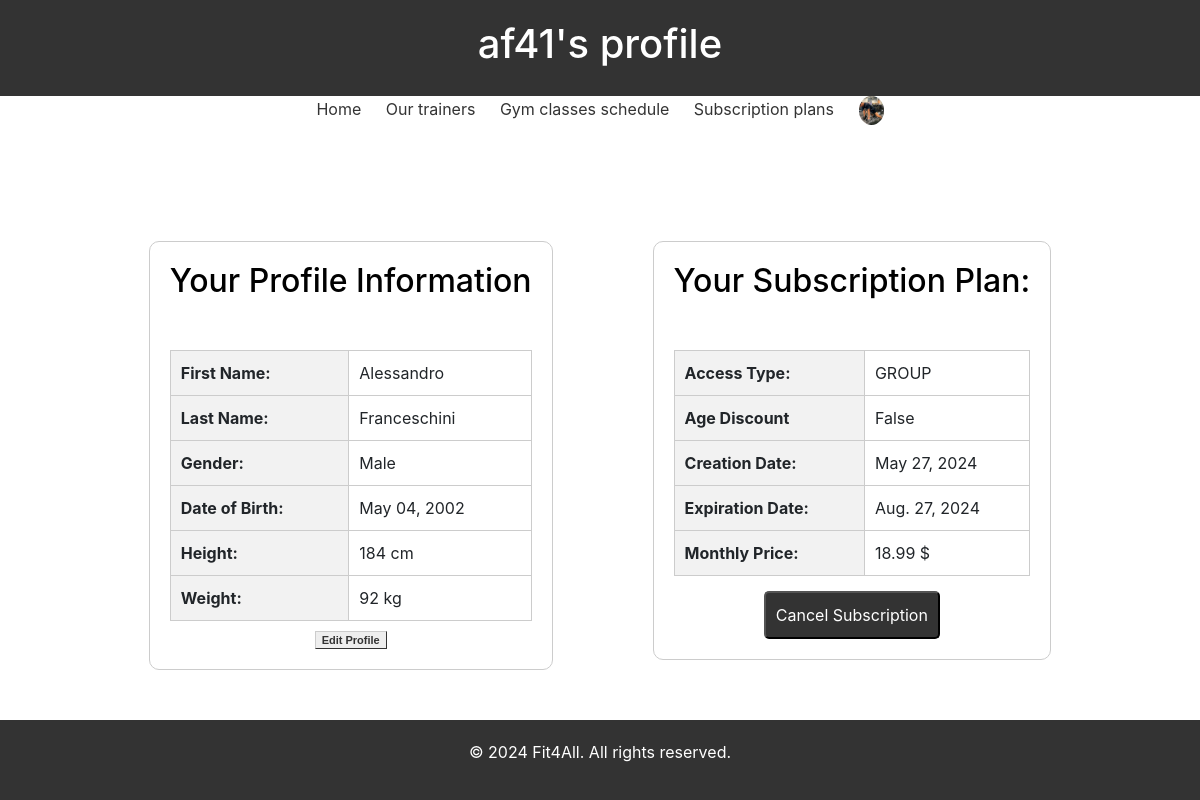
Before: /palestra/profile/ (signed in) with the older database file.
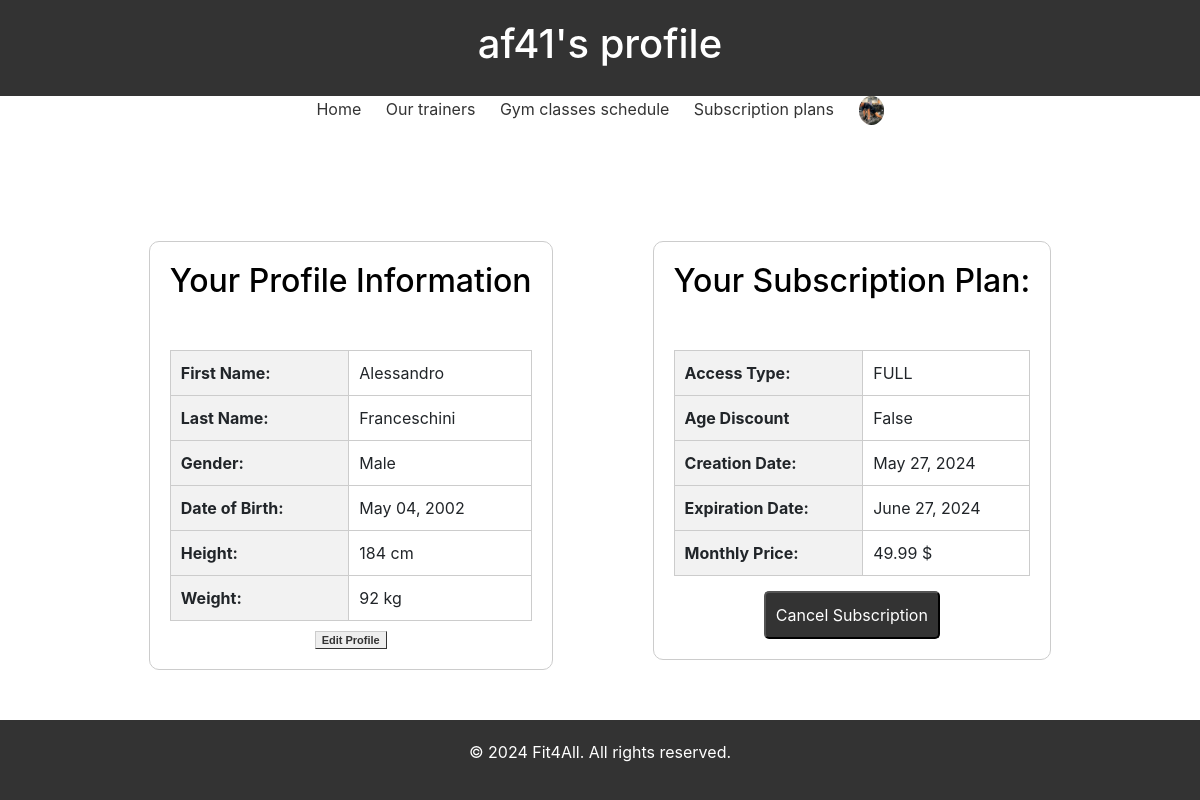
After: the same page with the newer database file.
### palestra/models.py (models this page shows)
class Subscription(models.Model):
    user = models.OneToOneField(User, on_delete=models.CASCADE, unique=True)
    plan = models.ForeignKey('management.SubscriptionPlan', on_delete=models.CASCADE)
    monthly_price = models.DecimalField(max_digits=10, decimal_places=2)
    start_date = models.DateField()
    end_date = models.DateField()
    age_reduction = models.BooleanField()
    def expired(self):
        return True if self.end_date < datetime.now().date() else False

### management/models.py (models this page shows, shortened)
class SubscriptionPlan(models.Model):
    PLAN_CHOICES = [
        ('GROUP', 'Group Classes Only'),
        ('WEIGHTS', 'Gym Access Only'),
        ('FULL', 'Group Classes + Gym Access'),
    ]
    name = models.CharField(max_length=100)
    plan_type = models.CharField(max_length=10, choices=PLAN_CHOICES)
    monthly_price = models.DecimalField(max_digits=10, decimal_places=2)
    age_discount = models.DecimalField(max_digits=5, decimal_places=2, default=0)

### palestra/views.py (the view, shortened to what this page needs)
# urls.py: path('profile/', views.ProfileView.as_view(), name='profile'),
class ProfileView(View):
    def get(self, request):
        if not request.user.is_authenticated:
            messages.error(request, "You have to login first")
            return redirect(reverse('login'))
        if request.user.is_instructor:
            user_profile, created = models.TrainerProfile.objects.get_or_create(user=request.user)
            form = forms.TrainerProfileForm(instance=user_profile)
            fitness_goals = functions.get_fitness_goals(user_profile)
            context = {'form': form, 'user_profile':user_profile, 'user_fitness_goals':fitness_goals}
        elif request.user.is_manager:
            messages.success(request, f"Welcome to Fit4All, {request.user}")
            return redirect(reverse('palestra:dashboard'))
        else:
            user_profile, created = models.UserProfile.objects.get_or_create(user=request.user)
            form = forms.UserProfileForm(instance=user_profile)
            context = {'form': form, 'user_profile':user_profile}
            try:
                user_subscription = models.Subscription.objects.get(user=request.user)
                plan_id = user_subscription.plan.id
                plan = SubscriptionPlan.objects.get(id=plan_id)
            except (models.Subscription.DoesNotExist,SubscriptionPlan.DoesNotExist):
                pass
            else:
                user_subscription.plan_type = plan.plan_type
                context['user_subscription'] = user_subscription
        return render(request=request, template_name='profile.html', context=context)

### templates/palestra/profile.html (shortened to what this page needs)
{% extends "base.html" %}
{% block header %} {{ request.user }}'s profile {% endblock header %}
{% block content %}
<div class="user-profile-container">
    <div class="user-profile">
        <h2> Your Profile Information</h2>
    <table class="user-details">
        <tr>
            <th>First Name:</th>
            <td>{{ user_profile.first_name }}</td>
        </tr>
        <tr>
            <th>Last Name:</th>
            <td>{{ user_profile.last_name }}</td>
        </tr>
        <tr>
            <th>Gender:</th>
            <td>{{ user_profile.get_gender_display }}</td>
        </tr>
        <tr>
            <th>Date of Birth:</th>
            {% if user_profile.date_of_birth|date:"Y-m-d" == now|date:"Y-m-d" %}
                <td></td>
            {% else %}
                <td>{{ user_profile.date_of_birth|date:"F d, Y" }}</td>
            {% endif %}
        </tr>
        {% if user_profile.height %}
            <tr>
                <th>Height:</th>
                <td>{{ user_profile.height }} cm</td>
            </tr>
        {% endif %}
        {% if user_profile.weight %}
            <tr>
                <th>Weight:</th>
                <td>{{ user_profile.weight }} kg</td>
            </tr>
        {% endif %}
    </table>
    <div class="edit-profile" style="display: flex; justify-content: center; margin-top:10px">
        <a class="button" href="{% url 'palestra:update-profile' %}">Edit Profile</a>
    </div>
    </div>
    <div class="user-subscription-container">
    {% if not request.user.is_instructor and not request.user.is_manager %}
    {% if user_subscription %}
    <div class="user-subscription">
        <h2> Your Subscription Plan: </h2>
        <table class="user-details">
            <tr>
                <th>Access Type:</th>
                <td>{{ user_subscription.plan_type }}</td>
            </tr>
            <tr>
                <th>Age Discount</th>
                <td>{{ user_subscription.age_reduction }}</td>
            </tr>
            <tr>
                <th>Creation Date:</th>
                <td>{{ user_subscription.start_date }}</td>
            </tr>
            <tr>
                <th>Expiration Date:</th>
                <td>{{ user_subscription.end_date }}</td>
            </tr>
            <tr>
                <th>Monthly Price:</th>
                {% if user_subscription.monthly_price %}
                    <td>{{ user_subscription.monthly_price }} $</td>
                {% else %}
                    <td></td>
                {% endif %}
            </tr>
        </div>
        <div class="buttons">
            <form method="post" style="display:contents;">
                {% if not user_subscription.expired %}
                <button type="submit" style="border-radius: 5px; margin-top: 15px;">Cancel Subscription </button>
                {% else %}
                <button type="submit" style="border-radius: 5px; margin-top: 15px;">Renew Subscription </button>
                {% endif %}
            </form>
        </div>
        {% endif %}
    </div>
    {% endif%}
</div>
{% endblock %}

Changed rows visible on the page:
removed Subscription: plan_type "GROUP", age_reduction "False", start_date "May 27, 2024", end_date "Aug. 27, 2024", monthly_price "18.99"
added Subscription: plan_type "FULL", age_reduction "False", start_date "May 27, 2024", end_date "June 27, 2024", monthly_price "49.99"
